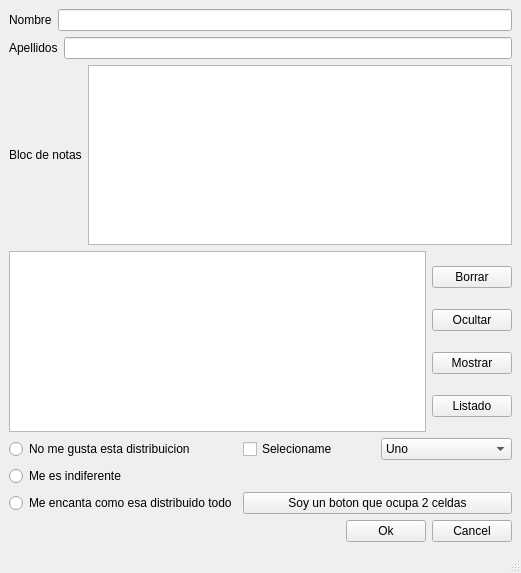
<?xml version="1.0" encoding="UTF-8"?>
<ui version="4.0">
 <class>MainWindow</class>
 <widget class="QMainWindow" name="MainWindow">
  <property name="geometry">
   <rect>
    <x>0</x>
    <y>0</y>
    <width>521</width>
    <height>573</height>
   </rect>
  </property>
  <property name="windowTitle">
   <string>MainWindow</string>
  </property>
  <widget class="QWidget" name="centralwidget">
   <layout class="QVBoxLayout" name="verticalLayout_2">
    <item>
     <layout class="QHBoxLayout" name="horizontalLayout">
      <item>
       <widget class="QLabel" name="label">
        <property name="text">
         <string>Nombre</string>
        </property>
       </widget>
      </item>
      <item>
       <widget class="QLineEdit" name="lineEdit"/>
      </item>
     </layout>
    </item>
    <item>
     <layout class="QHBoxLayout" name="horizontalLayout_2">
      <item>
       <widget class="QLabel" name="label_2">
        <property name="text">
         <string>Apellidos</string>
        </property>
       </widget>
      </item>
      <item>
       <widget class="QLineEdit" name="lineEdit_2">
        <property name="text">
         <string/>
        </property>
       </widget>
      </item>
     </layout>
    </item>
    <item>
     <layout class="QHBoxLayout" name="horizontalLayout_3">
      <item>
       <widget class="QLabel" name="label_3">
        <property name="text">
         <string>Bloc de notas</string>
        </property>
       </widget>
      </item>
      <item>
       <widget class="QTextEdit" name="textEdit"/>
      </item>
     </layout>
    </item>
    <item>
     <layout class="QHBoxLayout" name="horizontalLayout_4">
      <item>
       <widget class="QTextEdit" name="textEdit_2"/>
      </item>
      <item>
       <layout class="QVBoxLayout" name="verticalLayout">
        <item>
         <widget class="QPushButton" name="pushButton">
          <property name="text">
           <string>Borrar</string>
          </property>
         </widget>
        </item>
        <item>
         <widget class="QPushButton" name="pushButton_3">
          <property name="text">
           <string>Ocultar</string>
          </property>
         </widget>
        </item>
        <item>
         <widget class="QPushButton" name="pushButton_4">
          <property name="text">
           <string>Mostrar</string>
          </property>
         </widget>
        </item>
        <item>
         <widget class="QPushButton" name="pushButton_2">
          <property name="text">
           <string>Listado</string>
          </property>
         </widget>
        </item>
       </layout>
      </item>
     </layout>
    </item>
    <item>
     <layout class="QGridLayout" name="gridLayout">
      <item row="0" column="0">
       <widget class="QRadioButton" name="radioButton">
        <property name="text">
         <string>No me gusta esta distribuicion</string>
        </property>
       </widget>
      </item>
      <item row="1" column="0">
       <widget class="QRadioButton" name="radioButton_4">
        <property name="text">
         <string>Me es indiferente</string>
        </property>
       </widget>
      </item>
      <item row="0" column="1">
       <widget class="QCheckBox" name="checkBox">
        <property name="text">
         <string>Selecioname</string>
        </property>
       </widget>
      </item>
      <item row="2" column="0">
       <widget class="QRadioButton" name="radioButton_3">
        <property name="text">
         <string>Me encanta como esa distribuido todo</string>
        </property>
       </widget>
      </item>
      <item row="0" column="2">
       <widget class="QComboBox" name="comboBox">
        <item>
         <property name="text">
          <string>Uno</string>
         </property>
        </item>
        <item>
         <property name="text">
          <string>Dos</string>
         </property>
        </item>
        <item>
         <property name="text">
          <string>Tres</string>
         </property>
        </item>
       </widget>
      </item>
      <item row="2" column="1" colspan="2">
       <widget class="QPushButton" name="pushButton_5">
        <property name="text">
         <string>Soy un boton que ocupa 2 celdas</string>
        </property>
       </widget>
      </item>
     </layout>
    </item>
    <item>
     <layout class="QHBoxLayout" name="horizontalLayout_5">
      <item>
       <spacer name="horizontalSpacer">
        <property name="orientation">
         <enum>Qt::Orientation::Horizontal</enum>
        </property>
        <property name="sizeHint" stdset="0">
         <size>
          <width>40</width>
          <height>20</height>
         </size>
        </property>
       </spacer>
      </item>
      <item>
       <widget class="QPushButton" name="pushButton_7">
        <property name="text">
         <string>Ok</string>
        </property>
       </widget>
      </item>
      <item>
       <widget class="QPushButton" name="pushButton_6">
        <property name="text">
         <string>Cancel</string>
        </property>
       </widget>
      </item>
     </layout>
    </item>
   </layout>
  </widget>
  <widget class="QMenuBar" name="menubar">
   <property name="geometry">
    <rect>
     <x>0</x>
     <y>0</y>
     <width>521</width>
     <height>33</height>
    </rect>
   </property>
  </widget>
  <widget class="QStatusBar" name="statusbar"/>
 </widget>
 <resources/>
 <connections/>
</ui>
